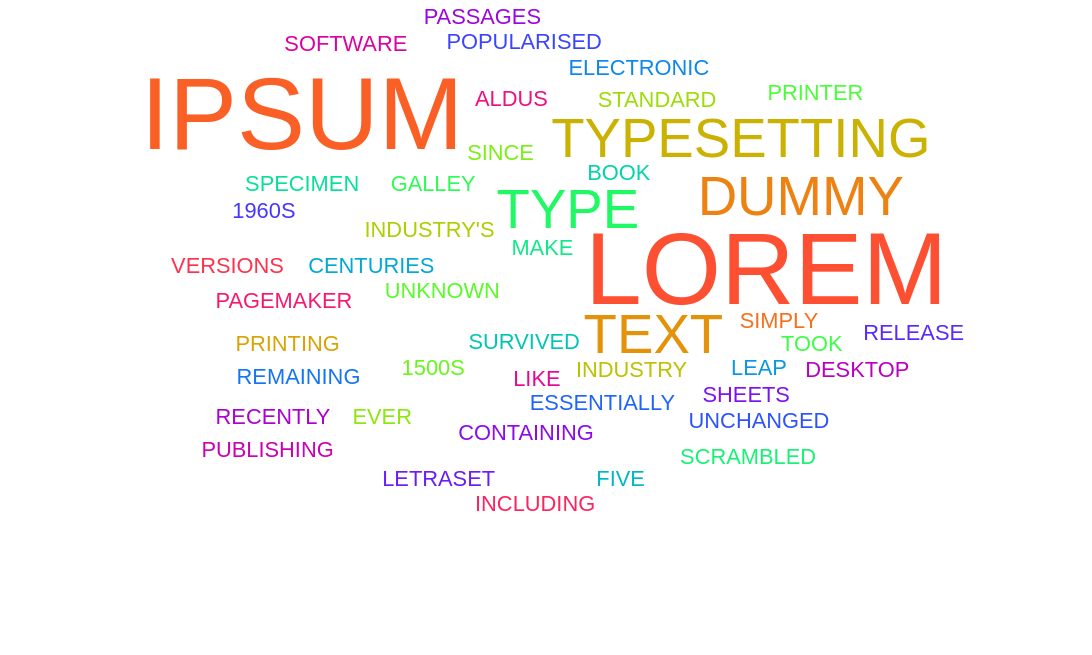

Write the Vega-Lite specification saved for this chart.
### Vega specification from a JSON file in a GitHub repository (floating-point values rounded to 4 significant figures)
{"$schema": "https://vega.github.io/schema/vega/v5.json", "width": 600, "height": 360, "data": [{"name": "data_table", "values": ["Lorem Ipsum is simply dummy text of the printing and typesetting industry. Lorem Ipsum has been the industry's standard dummy text ever since the 1500s, when an unknown printer took a galley of type and scrambled it to make a type specimen book. It has survived not only five centuries, but also the leap into electronic typesetting, remaining essentially unchanged. It was popularised in the 1960s with the release of Letraset sheets containing Lorem Ipsum passages, and more recently with desktop publishing software like Aldus PageMaker including versions of Lorem Ipsum."], "transform": [{"type": "countpattern", "field": "data", "case": "upper", "pattern": "[\\w']{3,}", "stopwords": "(i|me|my|myself|we|us|our|ours|also|ourselves|you|your|yours|yourself|yourselves|he|him|his|himself|she|her|hers|herself|it|its|itself|they|them|their|theirs|themselves|what|which|who|whom|whose|this|that|these|those|am|is|are|was|were|be|been|being|have|has|had|having|do|does|did|doing|will|would|should|can|could|ought|i'm|you're|he's|she's|it's|we're|they're|i've|you've|we've|they've|i'd|you'd|he'd|she'd|we'd|they'd|i'll|you'll|he'll|she'll|we'll|they'll|isn't|aren't|wasn't|weren't|hasn't|haven't|hadn't|doesn't|don't|didn't|won't|wouldn't|shan't|shouldn't|can't|cannot|couldn't|mustn't|let's|that's|who's|what's|here's|there's|when's|where's|why's|how's|a|an|the|and|but|if|or|because|as|until|while|of|at|by|for|with|about|against|between|into|through|during|before|after|above|below|to|from|up|upon|down|in|out|on|off|over|under|again|further|then|once|here|there|when|where|why|how|all|any|both|each|few|more|most|other|some|such|no|nor|not|only|own|same|so|than|too|very|say|says|said|shall)"}]}], "scales": [{"name": "scales_color", "type": "ordinal", "domain": {"data": "data_table", "field": "text"}, "range": {"scheme": "sinebow"}}], "marks": [{"type": "text", "from": {"data": "data_table"}, "encode": {"enter": {"text": {"field": "text"}, "align": {"value": "center"}, "baseline": {"value": "alphabetic"}, "fill": {"scale": "scales_color", "field": "text"}}, "update": {"fillOpacity": {"value": 1}}, "hover": {"fillOpacity": {"value": 1}}}, "transform": [{"type": "wordcloud", "size": [{"signal": "width"}, {"signal": "height"}], "text": {"field": "text"}, "rotate": 0, "fontSize": {"field": "datum.count"}, "fontSizeRange": [12, 56], "padding": 2}]}]}
